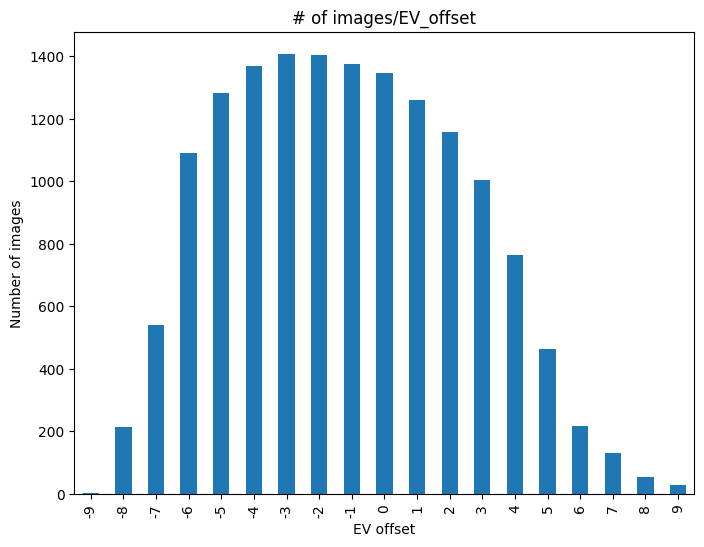
#> input picture scripts/camera/images/ev_offset_hist.png, 704 x 547 px
$ python compute_img_average.py images/ev_offset_hist.png
#> lines starting #> are read from the running program, lines starting #| are printed output that depends on the picture
import cv2
import sys

def compute_img_average(img_path):
#> called with img_path = 'images/ev_offset_hist.png'
	img = cv2.imread(img_path, cv2.IMREAD_GRAYSCALE)
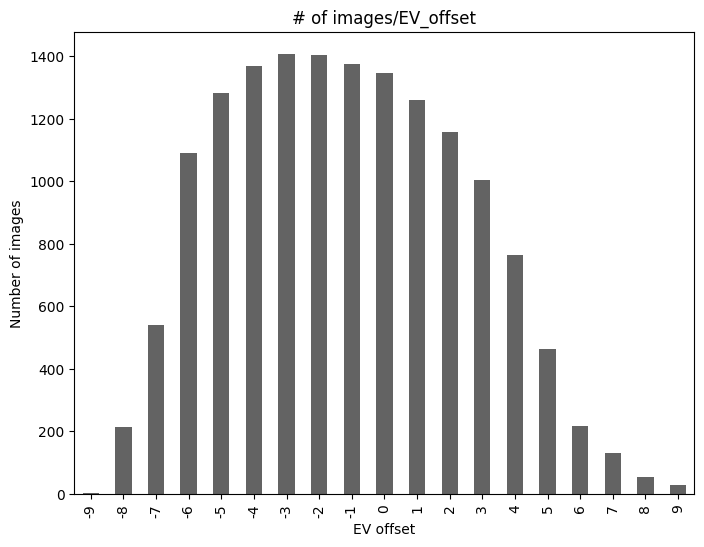
#> img: shape (547, 704); min 0, max 255, mean 220.5
	return int(img.mean())
if __name__ == '__main__':
	img_path = sys.argv[1]
	print(compute_img_average(img_path))

$ run again, on scripts/camera/images/set_hist.png
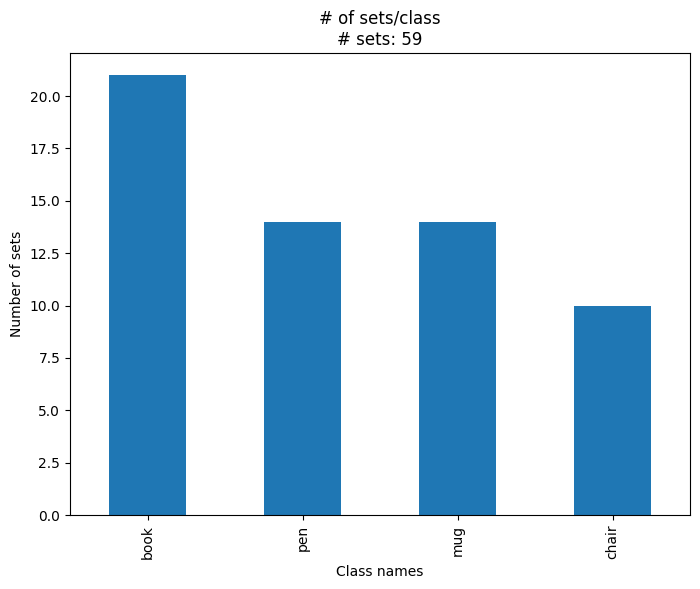
#> input picture scripts/camera/images/set_hist.png, 700 x 589 px
#> in compute_img_average, `img = cv2.imread(img_path, cv2.IMREAD_GRAYSCALE)`:
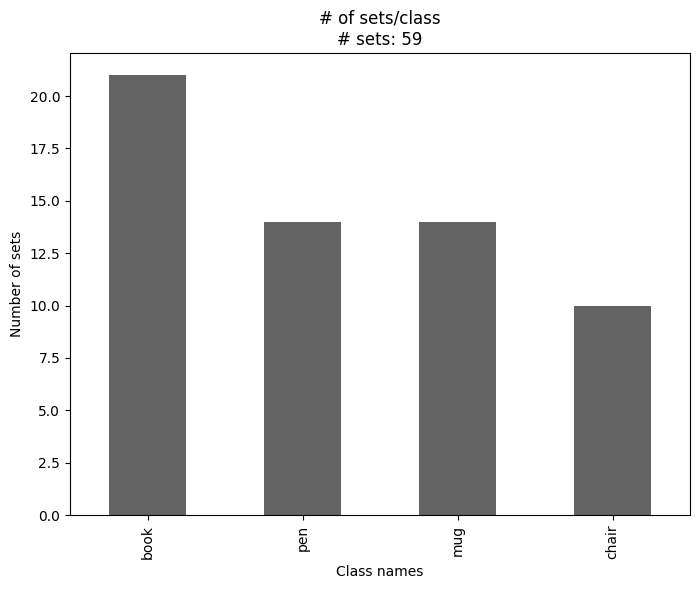
#> img: shape (589, 700); min 0, max 255, mean 216.1
